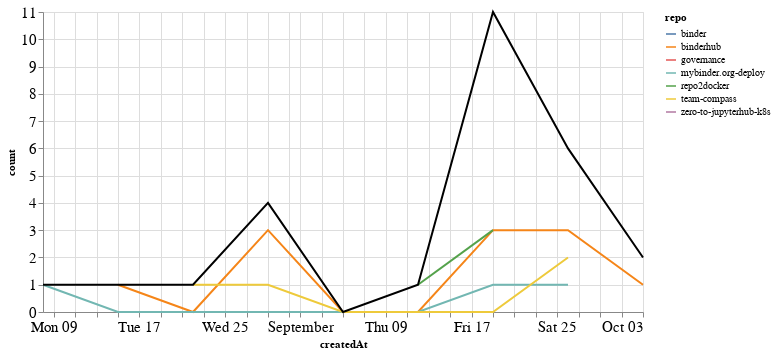

Write notebook code for a chart like this one.
### Markdown cell above
### Comments

### Code cell
comments_time = comments.groupby('repo').resample('W', on='createdAt').count()['author'].reset_index()
comments_time = comments_time.rename(columns={'author': 'count'})
comments_time_total = comments_time.groupby('createdAt').agg({"count": "sum"}).reset_index()
ch1 = alt.Chart(comments_time, width=600).mark_line().encode(
    x='createdAt',
    y='count',
    color='repo',
    tooltip="repo"
)

ch2 = alt.Chart(comments_time_total, width=600).mark_line(color="black").encode(
    x='createdAt',
    y='count',
)

ch1 + ch2

### Figure 1 — Vega-Lite specification as saved in the notebook (floating-point values rounded to 4 significant figures)
{"config": {"axisLeft": {"labelFontSize": 15}, "axisBottom": {"labelFontSize": 15}}, "layer": [{"data": {"name": "data-e7ce00b6506c8613b93375596dd465d2"}, "mark": "line", "encoding": {"color": {"type": "nominal", "field": "repo"}, "tooltip": {"type": "nominal", "field": "repo"}, "x": {"type": "temporal", "field": "createdAt"}, "y": {"type": "quantitative", "field": "count"}}, "width": 600}, {"data": {"name": "data-94cfcf7ff358241e4272b9ad4786e683"}, "mark": {"type": "line", "color": "black"}, "encoding": {"x": {"type": "temporal", "field": "createdAt"}, "y": {"type": "quantitative", "field": "count"}}, "width": 600}], "$schema": "https://vega.github.io/schema/vega-lite/v4.8.1.json", "datasets": {"data-e7ce00b6506c8613b93375596dd465d2": [{"repo": "binder", "createdAt": "2021-09-19T00:00:00", "count": 3}, {"repo": "binderhub", "createdAt": "2021-08-15T00:00:00", "count": 1}, {"repo": "binderhub", "createdAt": "2021-08-22T00:00:00", "count": 0}, {"repo": "binderhub", "createdAt": "2021-08-29T00:00:00", "count": 3}, {"repo": "binderhub", "createdAt": "2021-09-05T00:00:00", "count": 0}, {"repo": "binderhub", "createdAt": "2021-09-12T00:00:00", "count": 0}, {"repo": "binderhub", "createdAt": "2021-09-19T00:00:00", "count": 3}, {"repo": "binderhub", "createdAt": "2021-09-26T00:00:00", "count": 3}, {"repo": "binderhub", "createdAt": "2021-10-03T00:00:00", "count": 1}, {"repo": "governance", "createdAt": "2021-09-19T00:00:00", "count": 1}, {"repo": "mybinder.org-deploy", "createdAt": "2021-08-08T00:00:00", "count": 1}, {"repo": "mybinder.org-deploy", "createdAt": "2021-08-15T00:00:00", "count": 0}, {"repo": "mybinder.org-deploy", "createdAt": "2021-08-22T00:00:00", "count": 0}, {"repo": "mybinder.org-deploy", "createdAt": "2021-08-29T00:00:00", "count": 0}, {"repo": "mybinder.org-deploy", "createdAt": "2021-09-05T00:00:00", "count": 0}, {"repo": "mybinder.org-deploy", "createdAt": "2021-09-12T00:00:00", "count": 0}, {"repo": "mybinder.org-deploy", "createdAt": "2021-09-19T00:00:00", "count": 1}, {"repo": "mybinder.org-deploy", "createdAt": "2021-09-26T00:00:00", "count": 1}, {"repo": "repo2docker", "createdAt": "2021-09-12T00:00:00", "count": 1}, {"repo": "repo2docker", "createdAt": "2021-09-19T00:00:00", "count": 3}, {"repo": "team-compass", "createdAt": "2021-08-22T00:00:00", "count": 1}, {"repo": "team-compass", "createdAt": "2021-08-29T00:00:00", "count": 1}, {"repo": "team-compass", "createdAt": "2021-09-05T00:00:00", "count": 0}, {"repo": "team-compass", "createdAt": "2021-09-12T00:00:00", "count": 0}, {"repo": "team-compass", "createdAt": "2021-09-19T00:00:00", "count": 0}, {"repo": "team-compass", "createdAt": "2021-09-26T00:00:00", "count": 2}, {"repo": "zero-to-jupyterhub-k8s", "createdAt": "2021-10-03T00:00:00", "count": 1}], "data-94cfcf7ff358241e4272b9ad4786e683": [{"createdAt": "2021-08-08T00:00:00", "count": 1}, {"createdAt": "2021-08-15T00:00:00", "count": 1}, {"createdAt": "2021-08-22T00:00:00", "count": 1}, {"createdAt": "2021-08-29T00:00:00", "count": 4}, {"createdAt": "2021-09-05T00:00:00", "count": 0}, {"createdAt": "2021-09-12T00:00:00", "count": 1}, {"createdAt": "2021-09-19T00:00:00", "count": 11}, {"createdAt": "2021-09-26T00:00:00", "count": 6}, {"createdAt": "2021-10-03T00:00:00", "count": 2}]}}
